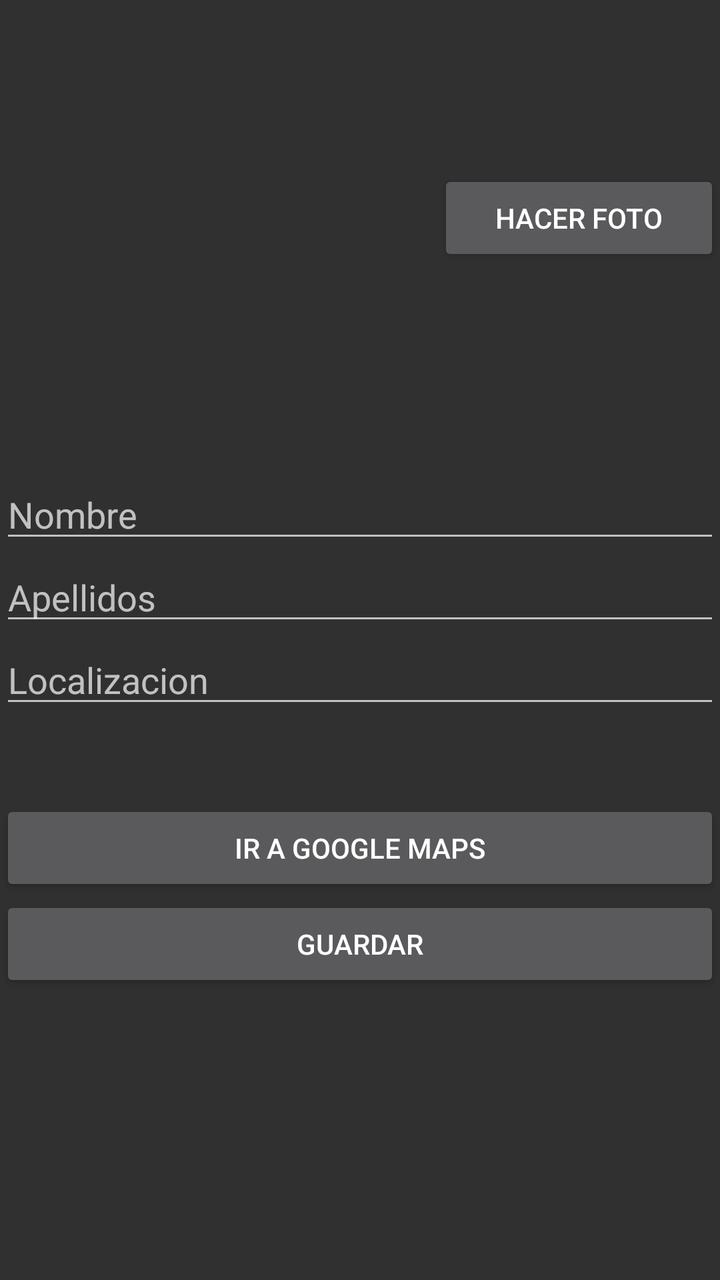
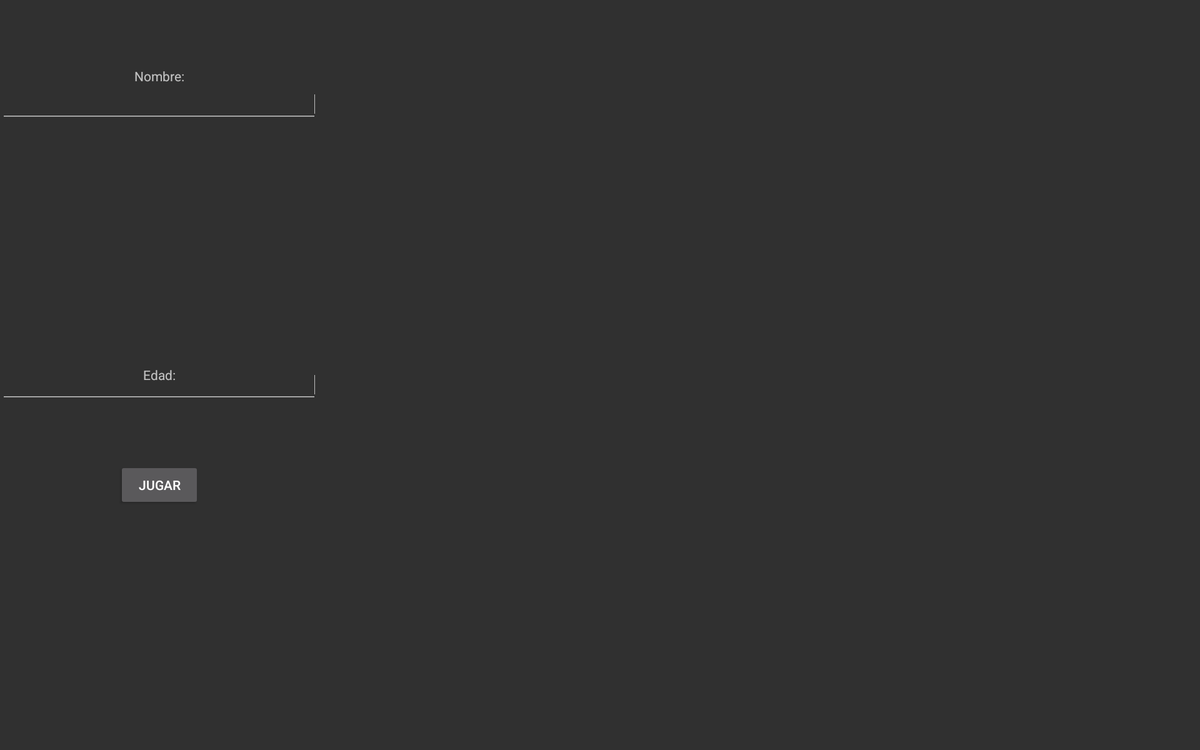

Two renders of one Android screen. The first uses the default layout on a phone; the second uses the alternative layout the repository ships for a different screen configuration, on a matching device. The two XML files are below.
<!-- AndroidManifest.xml: application theme Theme.AppCompat -->
<!-- res/layout/fragment_perfil.xml -->
<FrameLayout xmlns:android="http://schemas.android.com/apk/res/android"
    xmlns:tools="http://schemas.android.com/tools" android:layout_width="match_parent"
    android:layout_height="match_parent" tools:context="com.example.adrians.splash.PerfilFragment">

    <RelativeLayout
        android:layout_width="match_parent"
        android:layout_height="470dp"
        android:weightSum="1"
        android:layout_gravity="left|center_vertical"
        android:orientation="vertical" >

        <Button
            android:layout_width="141dp"
            android:layout_height="wrap_content"
            android:text="HACER FOTO"
            android:id="@+id/button2"
            android:layout_weight="0.09"
            android:layout_gravity="center_horizontal"
            android:layout_alignParentTop="true"
            android:layout_alignParentEnd="true" />

        <Button
            android:layout_width="wrap_content"
            android:layout_height="wrap_content"
            android:text="GUARDAR"
            android:id="@+id/button3"
            android:layout_alignParentBottom="true"
            android:layout_alignParentStart="true"
            android:layout_marginBottom="59dp"
            android:layout_alignParentEnd="true" />

        <EditText
            android:layout_width="wrap_content"
            android:layout_height="wrap_content"
            android:inputType="textPersonName"
            android:hint="Nombre"
            android:ems="10"
            android:id="@+id/editText3"
            android:layout_below="@+id/imageView3"
            android:layout_alignParentStart="true"
            android:layout_alignParentEnd="true" />

        <EditText
            android:layout_width="wrap_content"
            android:layout_height="wrap_content"
            android:inputType="textPersonName"
            android:hint="Apellidos"
            android:ems="10"
            android:id="@+id/editText4"
            android:layout_below="@+id/editText3"
            android:layout_alignParentStart="true"
            android:layout_alignParentEnd="true" />

        <EditText
            android:layout_width="wrap_content"
            android:layout_height="wrap_content"
            android:id="@+id/editText5"
            android:hint="Localizacion"
            android:layout_below="@+id/editText4"
            android:layout_alignParentStart="true"
            android:layout_alignParentEnd="true" />

        <ImageView
            android:layout_width="150dp"
            android:layout_height="150dp"
            android:id="@+id/imageView3"
            android:layout_alignParentTop="true"
            android:layout_alignParentStart="true"
            android:layout_toStartOf="@+id/button2" />

        <Button
            android:layout_width="wrap_content"
            android:layout_height="wrap_content"
            android:text="IR A GOOGLE MAPS"
            android:id="@+id/button6"
            android:layout_above="@+id/button3"
            android:layout_alignParentEnd="true"
            android:layout_alignParentStart="true" />


    </RelativeLayout>
</FrameLayout>
<!-- resources referenced by this layout -->
<resources>

</resources>
<!-- res/layout-xlarge/fragment_perfil.xml (the repository's variant of the layout above) -->
<!-- drawn on a large tablet held sideways -->
<FrameLayout xmlns:android="http://schemas.android.com/apk/res/android"
    xmlns:tools="http://schemas.android.com/tools" android:layout_width="match_parent"
    android:layout_height="match_parent" tools:context="com.example.adrians.splash.PerfilFragment">

    <RelativeLayout
        android:layout_width="340dp"
        android:layout_height="match_parent">
    <TextView
        android:layout_width="wrap_content"
        android:layout_height="wrap_content"
        android:text="Nombre:"
        android:id="@+id/textView4"
        android:layout_alignParentTop="true"
        android:layout_centerHorizontal="true"
        android:layout_marginTop="71dp" />

    <EditText
        android:layout_width="match_parent"
        android:layout_height="wrap_content"
        android:id="@+id/editText"
        android:layout_below="@+id/textView4"
        android:layout_centerHorizontal="true" />

    <TextView
        android:layout_width="wrap_content"
        android:layout_height="wrap_content"
        android:text="Edad:"
        android:id="@+id/textView5"
        android:layout_centerVertical="true"
        android:layout_centerHorizontal="true" />

    <EditText
        android:layout_width="match_parent"
        android:layout_height="wrap_content"
        android:id="@+id/editText2"
        android:layout_alignTop="@+id/textView5"
        android:layout_centerHorizontal="true" />

    <Button
        android:layout_width="wrap_content"
        android:layout_height="wrap_content"
        android:text="Jugar"
        android:id="@+id/button"
        android:layout_below="@+id/editText2"
        android:layout_centerHorizontal="true"
        android:layout_marginTop="62dp" />
    </RelativeLayout>
</FrameLayout>
